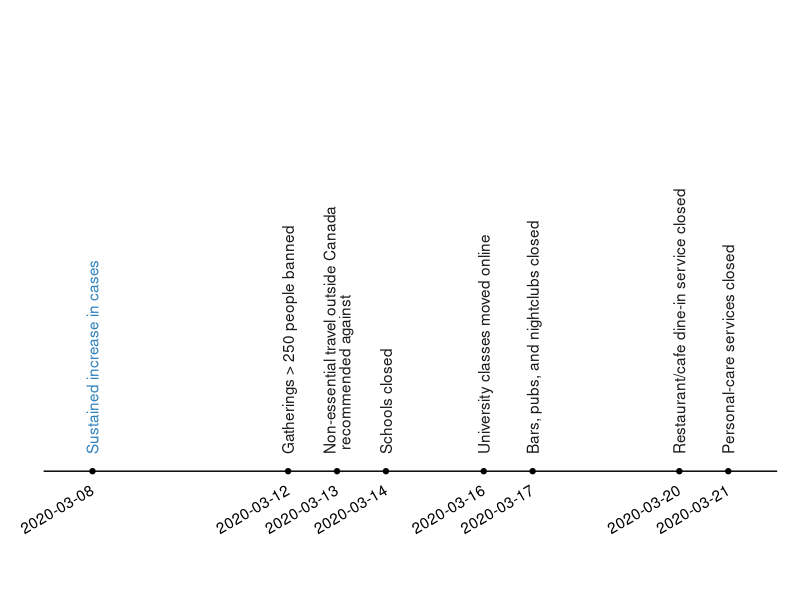
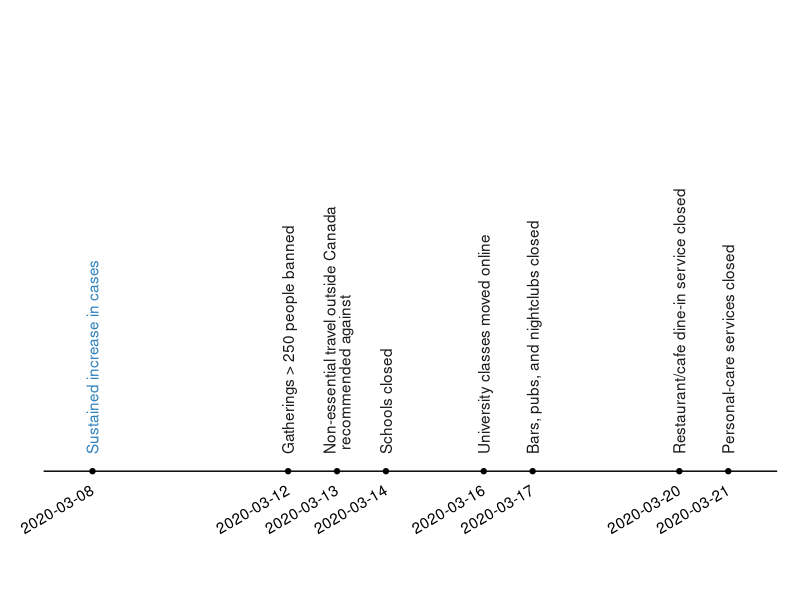

The R script that drew these images, in order:
library(ggplot2)

d <- readr::read_csv("timeline.csv", comment = "#")

d$event <- gsub("Canada", "Canada\n", d$event)
d$type <- c("A", rep("B", length(d$event) - 1))
g <- ggplot(d, aes(date, 1, label = event)) +
  geom_point() +
  theme_void() +
  ylim(0.9, 1.4) +
  annotate("line",
    x = seq(lubridate::ymd("2020-03-07"),
      lubridate::ymd("2020-03-22"), by = "1 day"),
    y = 1
  ) +
  coord_cartesian(clip = "off") +
  geom_text(y = 1.015, angle = 90, hjust = 0, aes(colour = type), lineheight = .82) +
  scale_color_manual(values = c(RColorBrewer::brewer.pal(6, "Blues")[5], "grey10")) +
  guides(colour = FALSE) +
  geom_text(y = 0.985, aes(label = date), angle = 30, hjust = 1) +
  theme(plot.margin = margin(t = -10, r = -10, b = -10, l = 5, unit = "pt"))

g
ggsave("figs-ms/timeline.png", width = 6.45, height = 3.6)
